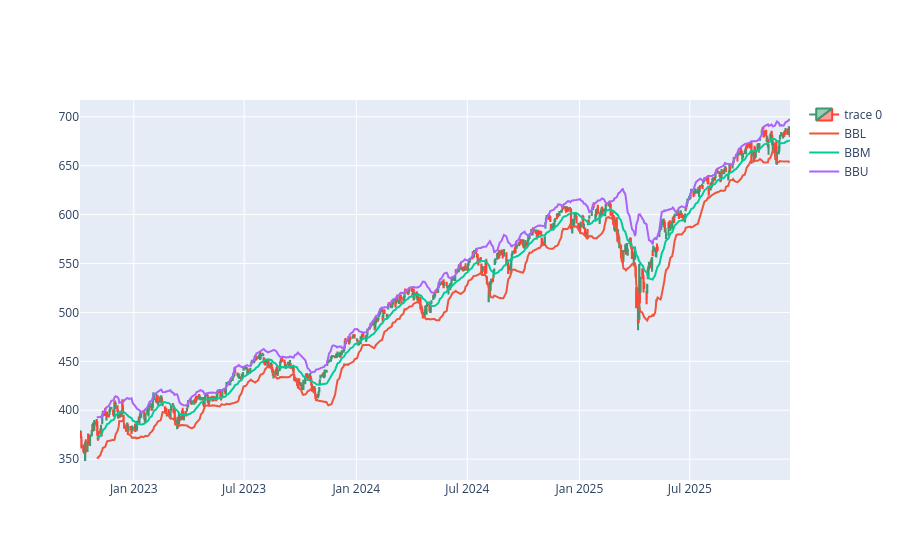

Source (notebook cell):
### Code cell
Candle(spy_df).plot()

### Figure 1 — Plotly figure (JSON) as saved in the notebook; plotly's stock layout.template omitted (floating-point values rounded to 4 significant figures; data arrays with more than 128 entries replaced by an {"elided": "..."} marker saying what was removed)
{"data": [{"close": {"elided": "800 float values"}, "high": {"elided": "800 float values"}, "low": {"elided": "800 float values"}, "open": {"elided": "800 float values"}, "type": "candlestick", "x": {"elided": "800 str values"}}, {"name": "BBL", "type": "scatter", "x": {"elided": "800 str values"}, "y": {"elided": "800 float values"}}, {"name": "BBM", "type": "scatter", "x": {"elided": "800 str values"}, "y": {"elided": "800 float values"}}, {"name": "BBU", "type": "scatter", "x": {"elided": "800 str values"}, "y": {"elided": "800 float values"}}], "layout": {"xaxis": {"rangeslider": {"visible": false}}}}
